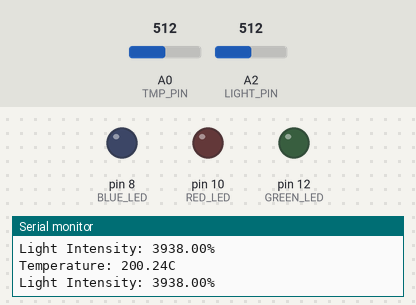
The sketch below on a simulated Arduino Uno, built with avr-gcc and run on an emulated ATmega328P. On the bench: output pins drawn as LEDs (lit = HIGH), the last lines printed to the serial monitor. The inputs (shaded band) are chosen by the test bench; at power-on: A2 (LIGHT_PIN) = 512, A0 (TMP_PIN) = 512.

Above: at 1.3 s.
1.4 s: A2 (LIGHT_PIN) set to 15
2.9 s: A2 (LIGHT_PIN) set to 12
At 3.7 s:
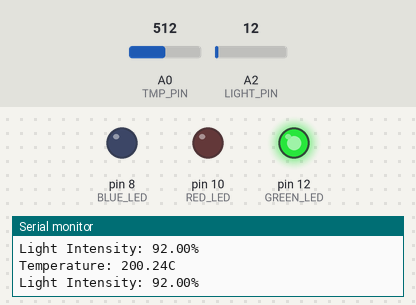
4.5 s: A0 (TMP_PIN) set to 160
6.0 s: A0 (TMP_PIN) set to 130
At 6.3 s:
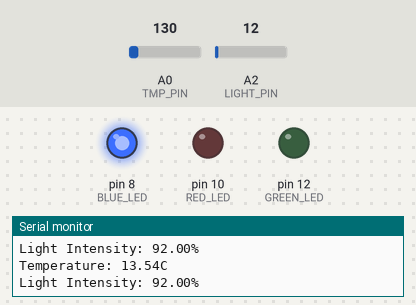
7.5 s: A2 (LIGHT_PIN) set to 0
At 8.7 s:
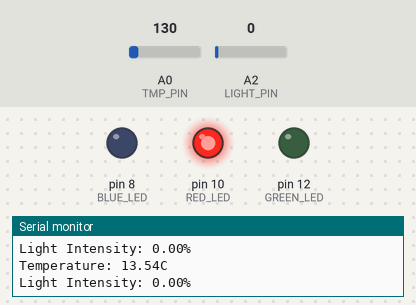
9.0 s: A0 (TMP_PIN) set to 83
12.0 s: A0 (TMP_PIN) set to 69
At 12.7 s:
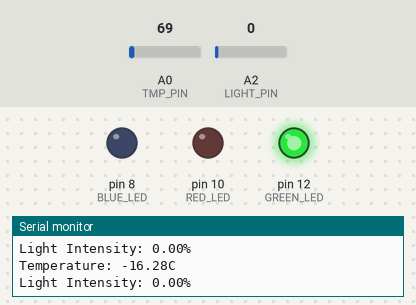
Timing chart, 0 to 15.0 s (numbered marks = the images above; inputs shaded):
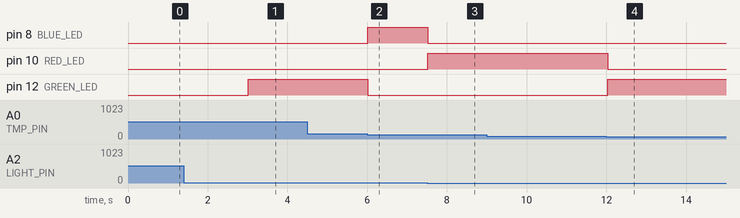

The sketch:

exe2.ino
```cpp
// (C) Jessie Johnsson, Yingchao Ji, group: 10 (2024)
// Work package 3
// Exercise 2
// Submission code: 021013

#define TMP_PIN A0          // Define temperature sensor analog pin A0
#define LIGHT_PIN A2       // Define light sensor analog Pin A2

#define GREEN_LED 12       // Pin for deviation with normal temperature (GREEN LED)
#define RED_LED 10         // Pin for deviation with higher temperature (RED LED)
#define BLUE_LED 8       // Pin for deviation with lower temperature (BLUE LED)

void setup() {
  Serial.begin(9600);// Initialize serial communication for printing
  pinMode(GREEN_LED, OUTPUT); // Set GREEN_LED pin as output
  pinMode(RED_LED, OUTPUT); // Set RED_LED pin as output
  pinMode(BLUE_LED, OUTPUT); // Set BLUE_LED pin as output
  pinMode(A2,INPUT); // Set LIGHT_PIN as input
}

void loop() {
  int temperatureValue = analogRead(TMP_PIN); // Read temperature value from the sensor
  float temperature = temperatureValue * (5.0 / 1023.0) * 1000; // Convert the value read to a voltage value
  float temperatureCelsius = (temperature - 500) / 10; // Convert the voltage value to Celsius

  int lightValue = analogRead(LIGHT_PIN); // Read light intensity value from the sensor
  float lightIntensity = map(lightValue, 0, 13, 0, 100); // Map the read value to a 0-100%

  // Print celsius temperature
  Serial.print("Temperature: ");
  Serial.print(temperatureCelsius);
  Serial.println("C");
  // Print light intensity
  Serial.print("Light Intensity: ");
  Serial.print(lightIntensity);
  Serial.println("%");

  if(lightIntensity == 0){ // When light intensity is 0
    if(temperatureCelsius < -12){ // When temperature less than -12C
    	normalLight(); // Show normal light
    }else if(temperatureCelsius >= -12){ // When temperature >= -12
      	higherLight(); // Show higher light
    }
  }else if(lightIntensity >= 1 && lightIntensity <= 20){ // When light intensity >= 1% and <= 20%
    if(temperatureCelsius < -12){ // When temperature < -12C
    	lowerLight(); // Show lower light
    }else if(temperatureCelsius > 0){ // When temperature > 0C
    	higherLight(); // Show higher light
    }else{ // When temperature from 12C ~ 0C
    	normalLight(); // Show normal light
    }
  }else if(lightIntensity >= 21 && lightIntensity <= 60){ // When light intensity >= 21% and <= 60%
  	if(temperatureCelsius < 0){ // When temperature < 0C
    	lowerLight(); // Show lower light
    }else if(temperatureCelsius > 20){ // When temperature > 20C
    	higherLight(); // Show higher light
    }else{ // When temperature from 0C ~ 20C
    	normalLight(); // Show normal light
    }
  }else if(lightIntensity >= 61 && lightIntensity <= 100){ // When light intensity >= 61% and <= 100%
  	if(temperatureCelsius >= 21){ // When temperature >= 21C
    	normalLight(); // Show normal light
    }else if(temperatureCelsius < 21){ // When temperature < 21C
      	lowerLight(); // Show lower light
    }
  }

  delay(500); // Delay 0.5 seconds
}

void normalLight(){ // Show normal light function
	digitalWrite(GREEN_LED, HIGH); // Turn on green led
    digitalWrite(RED_LED, LOW); // Turn off red led
    digitalWrite(BLUE_LED, LOW); // Turn off blue led
}

void higherLight(){ // Show higher light function
	digitalWrite(RED_LED, HIGH); // Turn on red led
    digitalWrite(GREEN_LED, LOW); // Turn off green led
    digitalWrite(BLUE_LED, LOW); // Turn off blue led
}

void lowerLight(){ // Show lower light function
	digitalWrite(BLUE_LED, HIGH); // Turn on blue led
    digitalWrite(RED_LED, LOW); // Turn off red led
    digitalWrite(GREEN_LED, LOW); // Turn off green led
}
```

Measured:
- the behaviour switches between 14 and 13 on A2 (LIGHT_PIN) (found by bisection; images 0 and 1)
- the behaviour switches between 146 and 145 on A0 (TMP_PIN) (found by bisection; images 1 and 2)
- the behaviour switches between 78 and 77 on A0 (TMP_PIN) (found by bisection; images 3 and 4)
- after the input at 2.9 s, pin 12 (GREEN_LED): LOW → HIGH after 0.11 s
- after the input at 6.0 s, pin 8 (BLUE_LED): LOW → HIGH at once; pin 12 (GREEN_LED): HIGH → LOW at once
- after the input at 7.5 s, pin 8 (BLUE_LED): HIGH → LOW at once; pin 10 (RED_LED): LOW → HIGH at once
- after the input at 12.0 s, pin 10 (RED_LED): HIGH → LOW at once; pin 12 (GREEN_LED): LOW → HIGH at once
